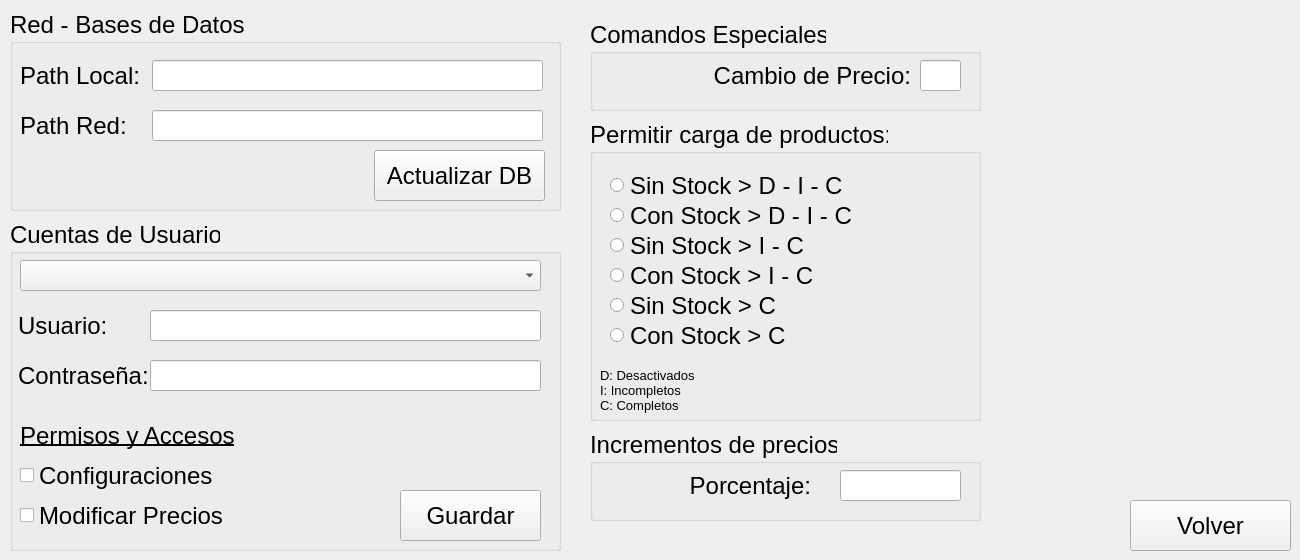
         <widget class="QWidget" name="page_configuracion">
          <widget class="QPushButton" name="push_conf_volver">
           <property name="geometry">
            <rect>
             <x>1130</x>
             <y>500</y>
             <width>161</width>
             <height>51</height>
            </rect>
           </property>
           <property name="font">
            <font>
             <pointsize>18</pointsize>
            </font>
           </property>
           <property name="text">
            <string>Volver</string>
           </property>
          </widget>
          <widget class="QGroupBox" name="groupBox">
           <property name="geometry">
            <rect>
             <x>10</x>
             <y>10</y>
             <width>551</width>
             <height>201</height>
            </rect>
           </property>
           <property name="font">
            <font>
             <pointsize>18</pointsize>
            </font>
           </property>
           <property name="title">
            <string>Red - Bases de Datos</string>
           </property>
           <widget class="QLabel" name="label_3">
            <property name="geometry">
             <rect>
              <x>10</x>
              <y>50</y>
              <width>131</width>
              <height>31</height>
             </rect>
            </property>
            <property name="font">
             <font>
              <pointsize>18</pointsize>
             </font>
            </property>
            <property name="text">
             <string>Path Local:</string>
            </property>
           </widget>
           <widget class="QLabel" name="label_5">
            <property name="geometry">
             <rect>
              <x>10</x>
              <y>100</y>
              <width>131</width>
              <height>31</height>
             </rect>
            </property>
            <property name="font">
             <font>
              <pointsize>18</pointsize>
             </font>
            </property>
            <property name="text">
             <string>Path Red:</string>
            </property>
           </widget>
           <widget class="QLineEdit" name="line_conf_path_local">
            <property name="geometry">
             <rect>
              <x>142</x>
              <y>50</y>
              <width>391</width>
              <height>31</height>
             </rect>
            </property>
            <property name="font">
             <font>
              <pointsize>18</pointsize>
             </font>
            </property>
           </widget>
           <widget class="QLineEdit" name="line_conf_path_red">
            <property name="geometry">
             <rect>
              <x>142</x>
              <y>100</y>
              <width>391</width>
              <height>31</height>
             </rect>
            </property>
            <property name="font">
             <font>
              <pointsize>18</pointsize>
             </font>
            </property>
           </widget>
           <widget class="QPushButton" name="push_conf_act_db">
            <property name="geometry">
             <rect>
              <x>364</x>
              <y>140</y>
              <width>171</width>
              <height>51</height>
             </rect>
            </property>
            <property name="text">
             <string>Actualizar DB</string>
            </property>
           </widget>
          </widget>
          <widget class="QGroupBox" name="groupBox_3">
           <property name="geometry">
            <rect>
             <x>10</x>
             <y>220</y>
             <width>551</width>
             <height>331</height>
            </rect>
           </property>
           <property name="font">
            <font>
             <pointsize>18</pointsize>
            </font>
           </property>
           <property name="title">
            <string>Cuentas de Usuario</string>
           </property>
           <widget class="QComboBox" name="combo_conf_cta_usu">
            <property name="geometry">
             <rect>
              <x>10</x>
              <y>40</y>
              <width>521</width>
              <height>31</height>
             </rect>
            </property>
           </widget>
           <widget class="QLabel" name="label_10">
            <property name="geometry">
             <rect>
              <x>8</x>
              <y>90</y>
              <width>131</width>
              <height>31</height>
             </rect>
            </property>
            <property name="font">
             <font>
              <pointsize>18</pointsize>
             </font>
            </property>
            <property name="text">
             <string>Usuario:</string>
            </property>
           </widget>
           <widget class="QLineEdit" name="line_conf_usu">
            <property name="geometry">
             <rect>
              <x>140</x>
              <y>90</y>
              <width>391</width>
              <height>31</height>
             </rect>
            </property>
            <property name="font">
             <font>
              <pointsize>18</pointsize>
             </font>
            </property>
           </widget>
           <widget class="QLabel" name="label_16">
            <property name="geometry">
             <rect>
              <x>8</x>
              <y>140</y>
              <width>131</width>
              <height>31</height>
             </rect>
            </property>
            <property name="font">
             <font>
              <pointsize>18</pointsize>
             </font>
            </property>
            <property name="text">
             <string>Contraseña:</string>
            </property>
           </widget>
           <widget class="QLineEdit" name="line_conf_pass">
            <property name="geometry">
             <rect>
              <x>140</x>
              <y>140</y>
              <width>391</width>
              <height>31</height>
             </rect>
            </property>
            <property name="font">
             <font>
              <pointsize>18</pointsize>
             </font>
            </property>
           </widget>
           <widget class="QCheckBox" name="check_conf_config">
            <property name="geometry">
             <rect>
              <x>10</x>
              <y>240</y>
              <width>211</width>
              <height>31</height>
             </rect>
            </property>
            <property name="text">
             <string>Configuraciones</string>
            </property>
           </widget>
           <widget class="QLabel" name="label_17">
            <property name="geometry">
             <rect>
              <x>10</x>
              <y>200</y>
              <width>251</width>
              <height>31</height>
             </rect>
            </property>
            <property name="font">
             <font>
              <underline>true</underline>
             </font>
            </property>
            <property name="text">
             <string>Permisos y Accesos</string>
            </property>
           </widget>
           <widget class="QPushButton" name="push_conf_guardar">
            <property name="geometry">
             <rect>
              <x>390</x>
              <y>270</y>
              <width>141</width>
              <height>51</height>
             </rect>
            </property>
            <property name="text">
             <string>Guardar</string>
            </property>
           </widget>
           <widget class="QCheckBox" name="check_conf_precios">
            <property name="geometry">
             <rect>
              <x>10</x>
              <y>280</y>
              <width>211</width>
              <height>31</height>
             </rect>
            </property>
            <property name="text">
             <string>Modificar Precios</string>
            </property>
           </widget>
          </widget>
          <widget class="QGroupBox" name="groupBox_4">
           <property name="geometry">
            <rect>
             <x>590</x>
             <y>20</y>
             <width>391</width>
             <height>91</height>
            </rect>
           </property>
           <property name="font">
            <font>
             <pointsize>18</pointsize>
            </font>
           </property>
           <property name="title">
            <string>Comandos Especiales</string>
           </property>
           <widget class="QLabel" name="label_18">
            <property name="geometry">
             <rect>
              <x>10</x>
              <y>40</y>
              <width>311</width>
              <height>31</height>
             </rect>
            </property>
            <property name="text">
             <string>Cambio de Precio:</string>
            </property>
            <property name="alignment">
             <set>Qt::AlignRight|Qt::AlignTrailing|Qt::AlignVCenter</set>
            </property>
           </widget>
           <widget class="QLineEdit" name="line_conf_tecla">
            <property name="geometry">
             <rect>
              <x>330</x>
              <y>40</y>
              <width>41</width>
              <height>31</height>
             </rect>
            </property>
           </widget>
          </widget>
          <widget class="QGroupBox" name="groupBox_5">
           <property name="geometry">
            <rect>
             <x>590</x>
             <y>120</y>
             <width>391</width>
             <height>301</height>
            </rect>
           </property>
           <property name="font">
            <font>
             <pointsize>18</pointsize>
            </font>
           </property>
           <property name="title">
            <string>Permitir carga de productos:</string>
           </property>
           <widget class="QRadioButton" name="radioButton_1">
            <property name="geometry">
             <rect>
              <x>20</x>
              <y>50</y>
              <width>361</width>
              <height>31</height>
             </rect>
            </property>
            <property name="text">
             <string>Sin Stock &gt; D - I - C</string>
            </property>
           </widget>
           <widget class="QRadioButton" name="radioButton_2">
            <property name="geometry">
             <rect>
              <x>20</x>
              <y>80</y>
              <width>361</width>
              <height>31</height>
             </rect>
            </property>
            <property name="text">
             <string>Con Stock &gt; D - I - C</string>
            </property>
           </widget>
           <widget class="QRadioButton" name="radioButton_3">
            <property name="geometry">
             <rect>
              <x>20</x>
              <y>110</y>
              <width>361</width>
              <height>31</height>
             </rect>
            </property>
            <property name="text">
             <string>Sin Stock &gt; I - C</string>
            </property>
           </widget>
           <widget class="QRadioButton" name="radioButton_4">
            <property name="geometry">
             <rect>
              <x>20</x>
              <y>140</y>
              <width>361</width>
              <height>31</height>
             </rect>
            </property>
            <property name="text">
             <string>Con Stock &gt; I - C</string>
            </property>
           </widget>
           <widget class="QRadioButton" name="radioButton_5">
            <property name="geometry">
             <rect>
              <x>20</x>
              <y>170</y>
              <width>361</width>
              <height>31</height>
             </rect>
            </property>
            <property name="text">
             <string>Sin Stock &gt; C</string>
            </property>
           </widget>
           <widget class="QLabel" name="label_19">
            <property name="geometry">
             <rect>
              <x>10</x>
              <y>240</y>
              <width>351</width>
              <height>61</height>
             </rect>
            </property>
            <property name="font">
             <font>
              <pointsize>10</pointsize>
             </font>
            </property>
            <property name="text">
             <string>D: Desactivados 
I: Incompletos
C: Completos</string>
            </property>
           </widget>
           <widget class="QRadioButton" name="radioButton_6">
            <property name="geometry">
             <rect>
              <x>20</x>
              <y>200</y>
              <width>361</width>
              <height>31</height>
             </rect>
            </property>
            <property name="text">
             <string>Con Stock &gt; C</string>
            </property>
           </widget>
          </widget>
          <widget class="QGroupBox" name="groupBox_6">
           <property name="geometry">
            <rect>
             <x>590</x>
             <y>430</y>
             <width>391</width>
             <height>91</height>
            </rect>
           </property>
           <property name="font">
            <font>
             <pointsize>18</pointsize>
            </font>
           </property>
           <property name="title">
            <string>Incrementos de precios</string>
           </property>
           <widget class="QLabel" name="label_20">
            <property name="geometry">
             <rect>
              <x>10</x>
              <y>40</y>
              <width>211</width>
              <height>31</height>
             </rect>
            </property>
            <property name="text">
             <string>Porcentaje:</string>
            </property>
            <property name="alignment">
             <set>Qt::AlignRight|Qt::AlignTrailing|Qt::AlignVCenter</set>
            </property>
           </widget>
           <widget class="QLineEdit" name="line_conf_porcentaje">
            <property name="geometry">
             <rect>
              <x>250</x>
              <y>40</y>
              <width>121</width>
              <height>31</height>
             </rect>
            </property>
           </widget>
          </widget>
         </widget>
